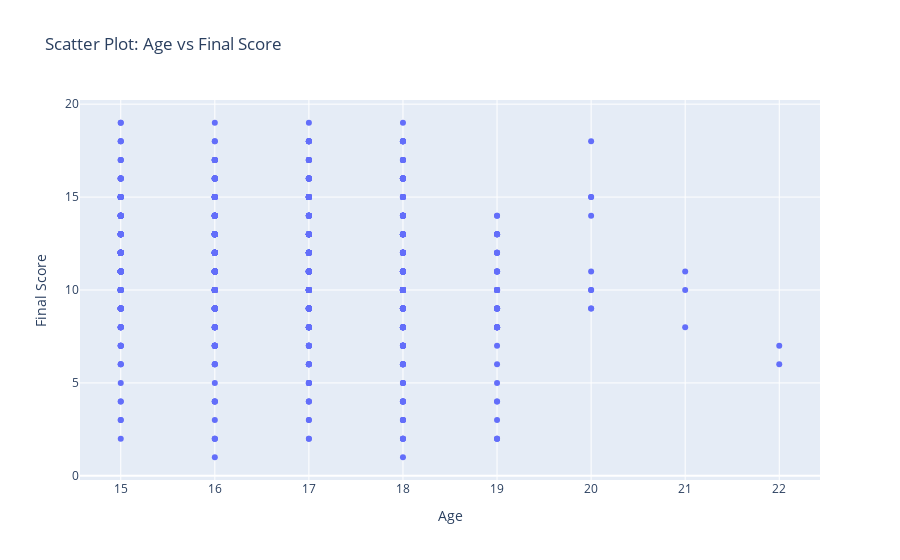

Notebook cell for this chart:
### Code cell
fig = go.Figure()
fig.add_trace(go.Scatter(x=df['age'], y=df['Final_Score'], mode='markers', name='Age vs Final Score'))
fig.update_layout(title='Scatter Plot: Age vs Final Score', xaxis_title='Age', yaxis_title='Final Score')
fig.show()

### Figure 1 — Plotly figure (JSON) as saved in the notebook; plotly's stock layout.template omitted (floating-point values rounded to 4 significant figures; data arrays with more than 128 entries replaced by an {"elided": "..."} marker saying what was removed)
{"data": [{"mode": "markers", "name": "Age vs Final Score", "type": "scatter", "x": {"elided": "1044 int values"}, "y": {"elided": "1044 int values"}}], "layout": {"title": {"text": "Scatter Plot: Age vs Final Score"}, "xaxis": {"title": {"text": "Age"}}, "yaxis": {"title": {"text": "Final Score"}}}}
